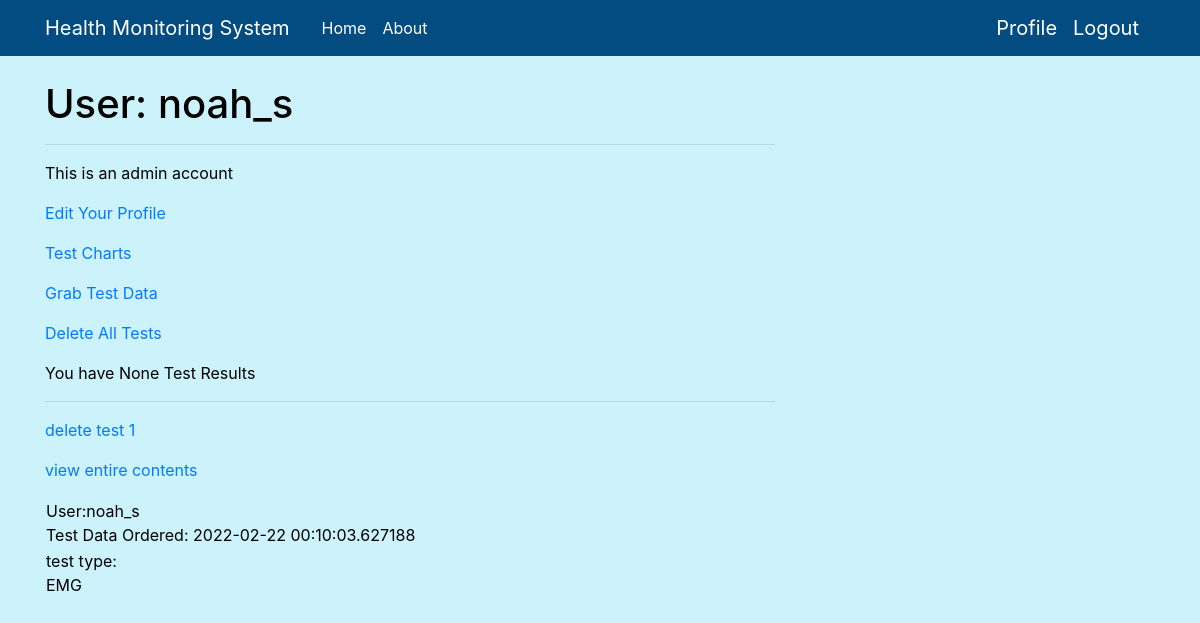
/user/noah_s (signed in), run on an earlier commit of the app's database.
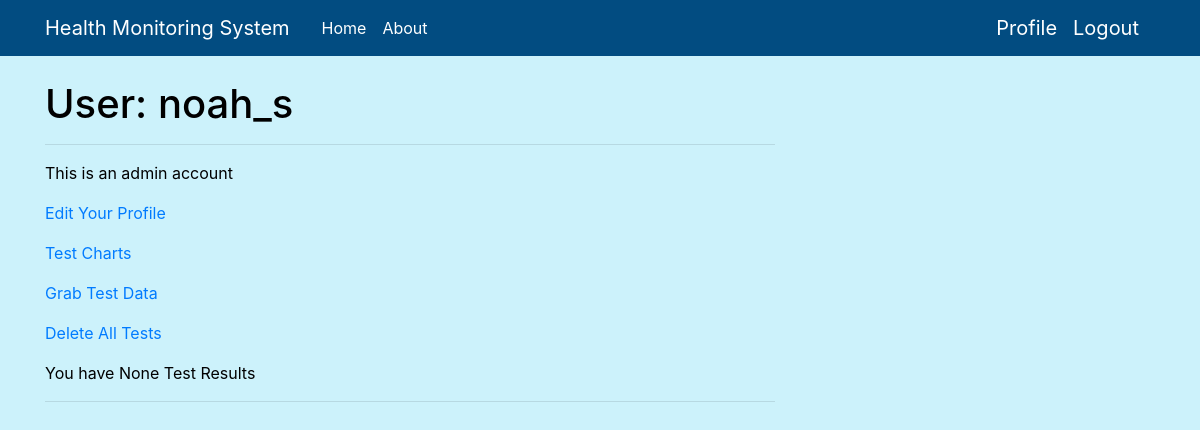
And on a later commit of the database.
### app.py (models this page shows, shortened)
class User(UserMixin, db.Model):
    id = db.Column(db.Integer, primary_key=True)
    username = db.Column(db.String(64), index=True, unique=True)
    email = db.Column(db.String(120), index=True, unique=True)          # email field format is validated
    DOB = db.Column(db.String(6), index=True, unique=True)              # DOB field format is validated
    password_hash = db.Column(db.String(128))
    packets = db.relationship("Packet", backref='author', lazy='dynamic')
    packet_count = db.Column(db.Integer, index=True)                    # TODO: managing the users packet counter
    admin = db.Column(db.Integer, index=True, default=False)

class Packet(db.Model):
    id = db.Column(db.Integer, primary_key=True)
    body = db.Column(db.String(500))
    timestamp = db.Column(db.DateTime, index=True, default=datetime.utcnow)         # this timestamp represents when the test was ordered
    test_taken = db.Column(db.String(50), index=True, default=None)                 # this timestamp represents when the test was taken
    user_id = db.Column(db.Integer, db.ForeignKey('user.id'))
    test_type = db.Column(db.String(150), default=None)

### app.py (the view)
@app.route('/user/<username>')
@login_required
def user(username):
    user = User.query.filter_by(username=username).first_or_404()
    return render_template('user.html', user=user, packets=user.packets.all())

### app.py (called while the page is built)
@login.user_loader
def load_user(id):
    return User.query.get(int(id))

### templates/user.html (shortened to what this page needs)
{% extends "base.html" %}
{% block content %}
    <h1>User: {{ user.username }}</h1>
    <hr>
    {% if user == current_user %}
    {% if user.admin == True %}
    <p>This is an admin account</p>
    {% endif %}
    <p><a href="{{ url_for('edit_profile') }}">Edit Your Profile</a></p>
    <p><a href="{{ url_for('test_chart', username=current_user.username)}}">Test Charts</a></p>
    <p><a href="{{ url_for('newtest', username=current_user.username) }}">Grab Test Data</a></p>
    <p><a href="{{ url_for('delete_all_tests', username=current_user.username) }}">Delete All Tests</a></p>
    <p>You have {{user.packet_count}} Test Results</p>
    <hr>
    {% for packet in packets %}
    <p>
        {% include '_packet.html' %}
    </p>
    {% endfor %}
    {% endif %}
{% endblock %}

### templates/base.html (shortened to what this page needs)
<!doctype html>
<html lang="en">
  <head>
    <link rel="stylesheet" href="https://stackpath.bootstrapcdn.com/bootstrap/4.3.1/css/bootstrap.min.css">
    <link rel="stylesheet" type="text/css" href="{{ url_for('static', filename='main.css') }}">
  </head>
  <body>
    <header class="site-header">
      <nav class="navbar navbar-expand-md navbar-dark bg-steel fixed-top">
        <div class="container">
          <a class="navbar-brand mr-4" href="/">Health Monitoring System</a>
          <div class="collapse navbar-collapse" id="navbarToggle">
            <div class="navbar-nav mr-auto">
              {% if current_user.is_anonymous %}
              <a class="nav-item nav-link" href="{{ url_for('index_guest') }}">Home</a>
              {% else %}
              <a class="nav-item nav-link" href="{{ url_for('index') }}">Home</a>
              {% endif %}
              <a class="nav-item nav-link" href="/about">About</a>
            </div>
            {% if current_user.is_anonymous %}
            <div class="navbar-nav">
              <a class="nav-item nav-link" href="{{ url_for('login') }}">Login</a>
              <a class="nav-item nav-link" href="{{ url_for('signup') }}">Sign Up</a>
            </div>
            {% else %}
            <a class="navbar-brand" href="{{ url_for('user', username=current_user.username) }}">Profile</a>
            <a class="navbar-brand" href="{{ url_for('logout') }}">Logout</a>
            {% endif %}
          </div>
        </div>
      </nav>
    </header>
    <main role="main" class="container">
      <div class="row">
        <div class="col-md-8">
          {% block content %}{% endblock %}
    </main>
  </body>
</html>

### templates/_packet.html
<table>
        <tr valign="top">
            <td>User:{{ packet.author.username}}<br>Test Data Ordered: {{packet.timestamp}}</td>
            <p><a href="{{ url_for('deletetest', username=current_user.username, packet_id=packet.id) }}">delete test {{packet.id}}</a></p>
            <p><a href="{{ url_for('open_packet', username=current_user.username, packet_id=packet.id) }}">view entire contents</a></p>
        </tr>
        <td> test type:<br>{{ packet.test_type }} </td>
    </table>

### static/main.css (style rules this page uses)
body { background: #ccf2fb; color: #000000; margin-top: 5rem; }
h1, h2, h3, h4, h5, h6 { color: #000000; }
.bg-steel { background-color: #024c81; }
.site-header .navbar-nav .nav-link { color: #ffffff; }

What changed in the data, as far as the page shows it:
no longer on this page (row edited): Packet: author.username "noah_s", timestamp "2022-02-22 00:10:03.627188", id "1", test_type "EMG"
